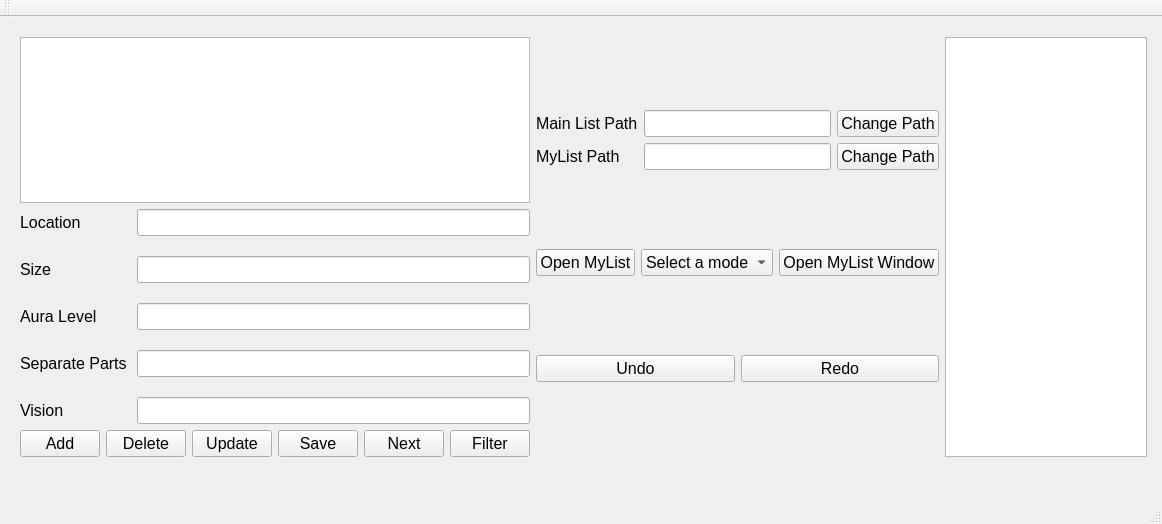
<?xml version="1.0" encoding="UTF-8"?>
<ui version="4.0">
 <class>OOP_Assignment11Class</class>
 <widget class="QMainWindow" name="OOP_Assignment11Class">
  <property name="geometry">
   <rect>
    <x>0</x>
    <y>0</y>
    <width>1162</width>
    <height>524</height>
   </rect>
  </property>
  <property name="windowTitle">
   <string>OOP_Assignment11</string>
  </property>
  <widget class="QWidget" name="centralWidget">
   <widget class="QWidget" name="">
    <property name="geometry">
     <rect>
      <x>9</x>
      <y>9</y>
      <width>1149</width>
      <height>442</height>
     </rect>
    </property>
    <layout class="QHBoxLayout" name="horizontalLayout_5">
     <item>
      <layout class="QHBoxLayout" name="horizontalLayout_4">
       <item>
        <layout class="QVBoxLayout" name="verticalLayout_2">
         <item>
          <layout class="QVBoxLayout" name="verticalLayout">
           <item>
            <widget class="QListWidget" name="turretsList">
             <property name="font">
              <font>
               <family>Arial</family>
               <pointsize>12</pointsize>
              </font>
             </property>
            </widget>
           </item>
           <item>
            <layout class="QFormLayout" name="formLayout">
             <property name="horizontalSpacing">
              <number>10</number>
             </property>
             <property name="verticalSpacing">
              <number>20</number>
             </property>
             <item row="0" column="0">
              <widget class="QLabel" name="label">
               <property name="font">
                <font>
                 <family>Arial</family>
                 <pointsize>12</pointsize>
                </font>
               </property>
               <property name="text">
                <string>Location</string>
               </property>
              </widget>
             </item>
             <item row="0" column="1">
              <widget class="QLineEdit" name="locationLine">
               <property name="font">
                <font>
                 <family>Arial</family>
                 <pointsize>12</pointsize>
                </font>
               </property>
              </widget>
             </item>
             <item row="1" column="0">
              <widget class="QLabel" name="label_2">
               <property name="font">
                <font>
                 <family>Arial</family>
                 <pointsize>12</pointsize>
                </font>
               </property>
               <property name="text">
                <string>Size</string>
               </property>
              </widget>
             </item>
             <item row="1" column="1">
              <widget class="QLineEdit" name="sizeLine">
               <property name="font">
                <font>
                 <family>Arial</family>
                 <pointsize>12</pointsize>
                </font>
               </property>
              </widget>
             </item>
             <item row="2" column="0">
              <widget class="QLabel" name="label_3">
               <property name="font">
                <font>
                 <family>Arial</family>
                 <pointsize>12</pointsize>
                </font>
               </property>
               <property name="text">
                <string>Aura Level</string>
               </property>
              </widget>
             </item>
             <item row="2" column="1">
              <widget class="QLineEdit" name="auraLine">
               <property name="font">
                <font>
                 <family>Arial</family>
                 <pointsize>12</pointsize>
                </font>
               </property>
              </widget>
             </item>
             <item row="3" column="0">
              <widget class="QLabel" name="label_4">
               <property name="font">
                <font>
                 <family>Arial</family>
                 <pointsize>12</pointsize>
                </font>
               </property>
               <property name="text">
                <string>Separate Parts</string>
               </property>
              </widget>
             </item>
             <item row="3" column="1">
              <widget class="QLineEdit" name="partsLine">
               <property name="font">
                <font>
                 <family>Arial</family>
                 <pointsize>12</pointsize>
                </font>
               </property>
              </widget>
             </item>
             <item row="4" column="0">
              <widget class="QLabel" name="label_5">
               <property name="font">
                <font>
                 <family>Arial</family>
                 <pointsize>12</pointsize>
                </font>
               </property>
               <property name="text">
                <string>Vision</string>
               </property>
              </widget>
             </item>
             <item row="4" column="1">
              <widget class="QLineEdit" name="visionLine">
               <property name="font">
                <font>
                 <family>Arial</family>
                 <pointsize>12</pointsize>
                </font>
               </property>
              </widget>
             </item>
            </layout>
           </item>
          </layout>
         </item>
         <item>
          <layout class="QHBoxLayout" name="horizontalLayout">
           <item>
            <widget class="QPushButton" name="addTurretButton">
             <property name="font">
              <font>
               <family>Arial</family>
               <pointsize>12</pointsize>
              </font>
             </property>
             <property name="text">
              <string>Add</string>
             </property>
            </widget>
           </item>
           <item>
            <widget class="QPushButton" name="deleteTurretButton">
             <property name="font">
              <font>
               <family>Arial</family>
               <pointsize>12</pointsize>
              </font>
             </property>
             <property name="text">
              <string>Delete</string>
             </property>
            </widget>
           </item>
           <item>
            <widget class="QPushButton" name="updateTurretButton">
             <property name="font">
              <font>
               <family>Arial</family>
               <pointsize>12</pointsize>
              </font>
             </property>
             <property name="text">
              <string>Update</string>
             </property>
            </widget>
           </item>
           <item>
            <widget class="QPushButton" name="saveTurretButton">
             <property name="font">
              <font>
               <family>Arial</family>
               <pointsize>12</pointsize>
              </font>
             </property>
             <property name="text">
              <string>Save</string>
             </property>
            </widget>
           </item>
           <item>
            <widget class="QPushButton" name="nextTurretButton">
             <property name="font">
              <font>
               <family>Arial</family>
               <pointsize>12</pointsize>
              </font>
             </property>
             <property name="text">
              <string>Next</string>
             </property>
            </widget>
           </item>
           <item>
            <widget class="QPushButton" name="allCriteriaButton">
             <property name="font">
              <font>
               <family>Arial</family>
               <pointsize>12</pointsize>
              </font>
             </property>
             <property name="text">
              <string>Filter</string>
             </property>
            </widget>
           </item>
          </layout>
         </item>
        </layout>
       </item>
       <item>
        <layout class="QVBoxLayout" name="verticalLayout_3">
         <item>
          <layout class="QGridLayout" name="gridLayout">
           <item row="0" column="0">
            <widget class="QLabel" name="mainPathLabel">
             <property name="font">
              <font>
               <family>Arial</family>
               <pointsize>12</pointsize>
              </font>
             </property>
             <property name="text">
              <string>Main List Path</string>
             </property>
            </widget>
           </item>
           <item row="0" column="1">
            <widget class="QLineEdit" name="mainListPath">
             <property name="font">
              <font>
               <family>Arial</family>
               <pointsize>12</pointsize>
              </font>
             </property>
            </widget>
           </item>
           <item row="0" column="2">
            <widget class="QPushButton" name="changeMainPathButton">
             <property name="font">
              <font>
               <family>Arial</family>
               <pointsize>12</pointsize>
              </font>
             </property>
             <property name="text">
              <string>Change Path</string>
             </property>
            </widget>
           </item>
           <item row="1" column="0">
            <widget class="QLabel" name="mainPathLabel_2">
             <property name="font">
              <font>
               <family>Arial</family>
               <pointsize>12</pointsize>
              </font>
             </property>
             <property name="text">
              <string>MyList Path</string>
             </property>
            </widget>
           </item>
           <item row="1" column="1">
            <widget class="QLineEdit" name="myListPath">
             <property name="font">
              <font>
               <family>Arial</family>
               <pointsize>12</pointsize>
              </font>
             </property>
            </widget>
           </item>
           <item row="1" column="2">
            <widget class="QPushButton" name="changeMyListPathButton">
             <property name="font">
              <font>
               <family>Arial</family>
               <pointsize>12</pointsize>
              </font>
             </property>
             <property name="text">
              <string>Change Path</string>
             </property>
            </widget>
           </item>
          </layout>
         </item>
         <item>
          <layout class="QHBoxLayout" name="horizontalLayout_3">
           <item>
            <widget class="QPushButton" name="openButton">
             <property name="font">
              <font>
               <family>Arial</family>
               <pointsize>12</pointsize>
              </font>
             </property>
             <property name="text">
              <string>Open MyList</string>
             </property>
            </widget>
           </item>
           <item>
            <widget class="QComboBox" name="modeChangeBox">
             <property name="font">
              <font>
               <family>Arial</family>
               <pointsize>12</pointsize>
              </font>
             </property>
             <property name="currentText">
              <string>Select a mode</string>
             </property>
             <property name="currentIndex">
              <number>0</number>
             </property>
             <item>
              <property name="text">
               <string>Select a mode</string>
              </property>
             </item>
             <item>
              <property name="text">
               <string>Mode A</string>
              </property>
             </item>
             <item>
              <property name="text">
               <string>Mode B</string>
              </property>
             </item>
            </widget>
           </item>
           <item>
            <widget class="QPushButton" name="myListWindowButton">
             <property name="font">
              <font>
               <family>Arial</family>
               <pointsize>12</pointsize>
              </font>
             </property>
             <property name="text">
              <string>Open MyList Window</string>
             </property>
            </widget>
           </item>
          </layout>
         </item>
         <item>
          <layout class="QHBoxLayout" name="horizontalLayout_2">
           <item>
            <widget class="QPushButton" name="undoButton">
             <property name="font">
              <font>
               <family>Arial</family>
               <pointsize>12</pointsize>
              </font>
             </property>
             <property name="text">
              <string>Undo</string>
             </property>
            </widget>
           </item>
           <item>
            <widget class="QPushButton" name="redoButton">
             <property name="font">
              <font>
               <family>Arial</family>
               <pointsize>12</pointsize>
              </font>
             </property>
             <property name="text">
              <string>Redo</string>
             </property>
            </widget>
           </item>
          </layout>
         </item>
        </layout>
       </item>
      </layout>
     </item>
     <item>
      <widget class="QListWidget" name="allCriteria">
       <property name="font">
        <font>
         <family>Arial</family>
         <pointsize>12</pointsize>
        </font>
       </property>
      </widget>
     </item>
    </layout>
   </widget>
  </widget>
  <widget class="QMenuBar" name="menuBar">
   <property name="geometry">
    <rect>
     <x>0</x>
     <y>0</y>
     <width>1162</width>
     <height>21</height>
    </rect>
   </property>
  </widget>
  <widget class="QToolBar" name="mainToolBar">
   <attribute name="toolBarArea">
    <enum>TopToolBarArea</enum>
   </attribute>
   <attribute name="toolBarBreak">
    <bool>false</bool>
   </attribute>
  </widget>
  <widget class="QStatusBar" name="statusBar"/>
 </widget>
 <layoutdefault spacing="6" margin="11"/>
 <resources>
  <include location="OOP_Assignment11.qrc"/>
 </resources>
 <connections>
  <connection>
   <sender>addTurretButton</sender>
   <signal>clicked()</signal>
   <receiver>OOP_Assignment11Class</receiver>
   <slot>addTurret()</slot>
   <hints>
    <hint type="sourcelabel">
     <x>59</x>
     <y>479</y>
    </hint>
    <hint type="destinationlabel">
     <x>119</x>
     <y>479</y>
    </hint>
   </hints>
  </connection>
  <connection>
   <sender>deleteTurretButton</sender>
   <signal>clicked()</signal>
   <receiver>OOP_Assignment11Class</receiver>
   <slot>removeTurret()</slot>
   <hints>
    <hint type="sourcelabel">
     <x>160</x>
     <y>479</y>
    </hint>
    <hint type="destinationlabel">
     <x>178</x>
     <y>479</y>
    </hint>
   </hints>
  </connection>
  <connection>
   <sender>updateTurretButton</sender>
   <signal>clicked()</signal>
   <receiver>OOP_Assignment11Class</receiver>
   <slot>updateTurret()</slot>
   <hints>
    <hint type="sourcelabel">
     <x>241</x>
     <y>479</y>
    </hint>
    <hint type="destinationlabel">
     <x>241</x>
     <y>479</y>
    </hint>
   </hints>
  </connection>
  <connection>
   <sender>saveTurretButton</sender>
   <signal>clicked()</signal>
   <receiver>OOP_Assignment11Class</receiver>
   <slot>saveTurret()</slot>
   <hints>
    <hint type="sourcelabel">
     <x>322</x>
     <y>479</y>
    </hint>
    <hint type="destinationlabel">
     <x>335</x>
     <y>479</y>
    </hint>
   </hints>
  </connection>
  <connection>
   <sender>nextTurretButton</sender>
   <signal>clicked()</signal>
   <receiver>OOP_Assignment11Class</receiver>
   <slot>nextTurret()</slot>
   <hints>
    <hint type="sourcelabel">
     <x>402</x>
     <y>479</y>
    </hint>
    <hint type="destinationlabel">
     <x>453</x>
     <y>479</y>
    </hint>
   </hints>
  </connection>
  <connection>
   <sender>changeMyListPathButton</sender>
   <signal>clicked()</signal>
   <receiver>OOP_Assignment11Class</receiver>
   <slot>changeMyListPath()</slot>
   <hints>
    <hint type="sourcelabel">
     <x>891</x>
     <y>157</y>
    </hint>
    <hint type="destinationlabel">
     <x>749</x>
     <y>269</y>
    </hint>
   </hints>
  </connection>
  <connection>
   <sender>changeMainPathButton</sender>
   <signal>clicked()</signal>
   <receiver>OOP_Assignment11Class</receiver>
   <slot>changeMainPath()</slot>
   <hints>
    <hint type="sourcelabel">
     <x>891</x>
     <y>98</y>
    </hint>
    <hint type="destinationlabel">
     <x>749</x>
     <y>62</y>
    </hint>
   </hints>
  </connection>
  <connection>
   <sender>modeChangeBox</sender>
   <signal>activated(QString)</signal>
   <receiver>OOP_Assignment11Class</receiver>
   <slot>changeMode(QString)</slot>
   <hints>
    <hint type="sourcelabel">
     <x>699</x>
     <y>274</y>
    </hint>
    <hint type="destinationlabel">
     <x>567</x>
     <y>479</y>
    </hint>
   </hints>
  </connection>
  <connection>
   <sender>undoButton</sender>
   <signal>clicked()</signal>
   <receiver>OOP_Assignment11Class</receiver>
   <slot>undo()</slot>
   <hints>
    <hint type="sourcelabel">
     <x>678</x>
     <y>422</y>
    </hint>
    <hint type="destinationlabel">
     <x>582</x>
     <y>479</y>
    </hint>
   </hints>
  </connection>
  <connection>
   <sender>redoButton</sender>
   <signal>clicked()</signal>
   <receiver>OOP_Assignment11Class</receiver>
   <slot>redo()</slot>
   <hints>
    <hint type="sourcelabel">
     <x>876</x>
     <y>422</y>
    </hint>
    <hint type="destinationlabel">
     <x>749</x>
     <y>479</y>
    </hint>
   </hints>
  </connection>
  <connection>
   <sender>myListWindowButton</sender>
   <signal>clicked()</signal>
   <receiver>OOP_Assignment11Class</receiver>
   <slot>openWindow()</slot>
   <hints>
    <hint type="sourcelabel">
     <x>766</x>
     <y>265</y>
    </hint>
    <hint type="destinationlabel">
     <x>670</x>
     <y>312</y>
    </hint>
   </hints>
  </connection>
  <connection>
   <sender>allCriteriaButton</sender>
   <signal>clicked()</signal>
   <receiver>OOP_Assignment11Class</receiver>
   <slot>filterCriteria()</slot>
   <hints>
    <hint type="sourcelabel">
     <x>445</x>
     <y>463</y>
    </hint>
    <hint type="destinationlabel">
     <x>490</x>
     <y>499</y>
    </hint>
   </hints>
  </connection>
  <connection>
   <sender>openButton</sender>
   <signal>clicked()</signal>
   <receiver>OOP_Assignment11Class</receiver>
   <slot>openMyList()</slot>
   <hints>
    <hint type="sourcelabel">
     <x>532</x>
     <y>264</y>
    </hint>
    <hint type="destinationlabel">
     <x>563</x>
     <y>308</y>
    </hint>
   </hints>
  </connection>
 </connections>
 <slots>
  <slot>addTurret()</slot>
  <slot>removeTurret()</slot>
  <slot>updateTurret()</slot>
  <slot>nextTurret()</slot>
  <slot>changeMainPath()</slot>
  <slot>saveTurret()</slot>
  <slot>changeMyListPath()</slot>
  <slot>changeMode(QString)</slot>
  <slot>undo()</slot>
  <slot>redo()</slot>
  <slot>openWindow()</slot>
  <slot>filterCriteria()</slot>
  <slot>openMyList()</slot>
 </slots>
</ui>
